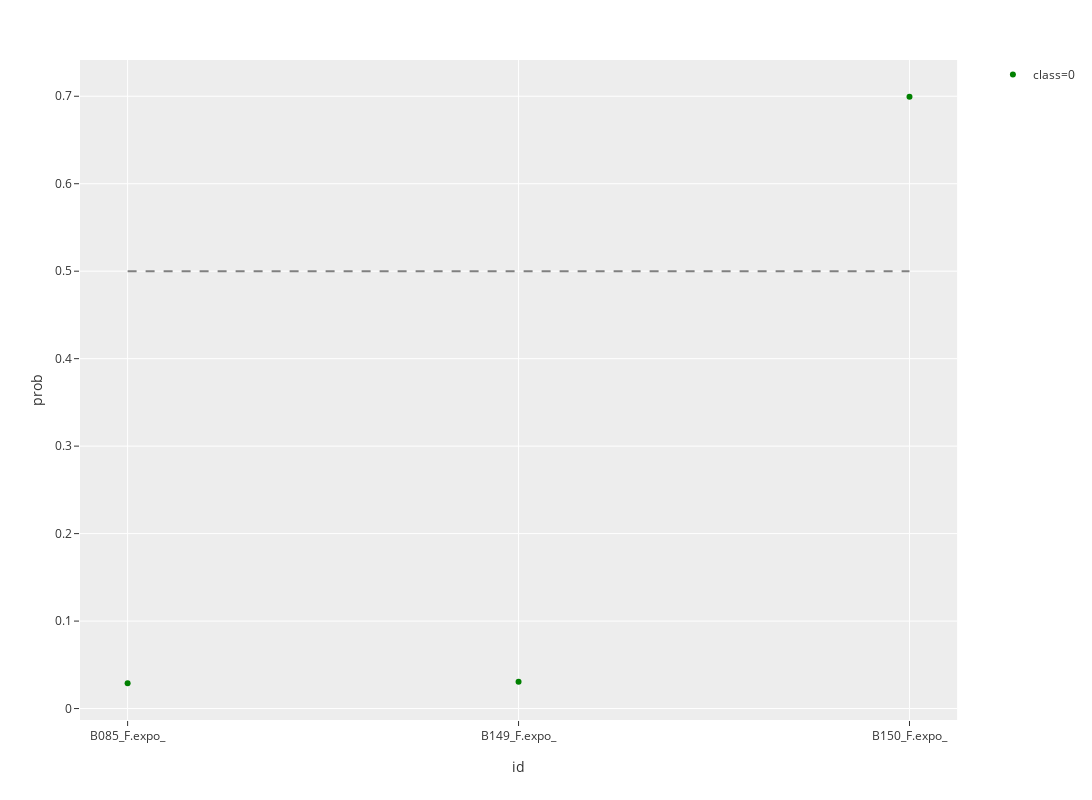

Notebook source saved alongside this figure:
### Code cell
PLT_healthy_new = pd.read_excel('C:/Users/pc/OneDrive/PLTTECH/Project/02_Disease_early_screening/lung_cancer/rawdata/PLT_healthy_marker.xlsx')
PLT_healthy_new = PLT_healthy_new.loc[:, selected_marker]
PLT_healthy_new.iloc[:, 1:-1] = PLT_healthy_new.iloc[:, 1:-1].multiply(100)
PLT_healthy_new.iloc[:, 1:-1] = pd.DataFrame(stdsc.transform(PLT_healthy_new.iloc[:, 1:-1].values), columns=PLT_healthy_new.columns[1:-1])
PLT_healthy_new = PLT_healthy_new.loc[:, selected_columns]
PLT_healthy_new_df = lungCancerPrediction(PLT_healthy_new, 'PLT_healthy_new')

### Figure 1 — Plotly figure (JSON) as saved in the notebook; plotly's stock layout.template omitted (floating-point values rounded to 4 significant figures)
{"data": [{"hoverlabel": {"namelength": 0}, "hovertemplate": "class=0<br>id=%{x}<br>prob=%{y}", "legendgroup": "class=0", "marker": {"color": "green", "symbol": "circle"}, "mode": "markers", "name": "class=0", "showlegend": true, "type": "scatter", "x": ["B085_F.expo_", "B149_F.expo_", "B150_F.expo_"], "xaxis": "x", "y": [0.02893, 0.03066, 0.6994], "yaxis": "y"}, {"line": {"color": "grey", "dash": "dash"}, "mode": "lines", "showlegend": false, "type": "scatter", "x": ["B085_F.expo_", "B150_F.expo_"], "y": [0.5, 0.5]}], "layout": {"height": 800, "legend": {"tracegroupgap": 0}, "margin": {"t": 60}, "width": 1200, "xaxis": {"anchor": "y", "domain": [0, 0.98], "title": {"text": "id"}}, "yaxis": {"anchor": "x", "domain": [0, 1], "title": {"text": "prob"}}}}
